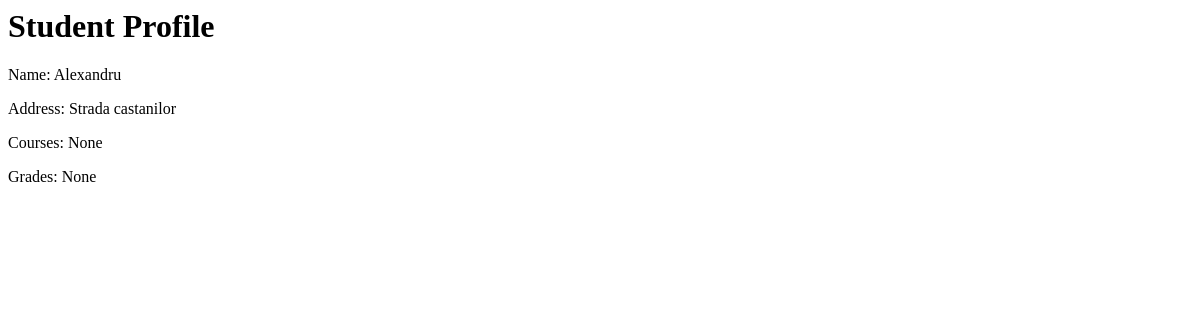
Before: /student/1 (signed in) with the older database file.
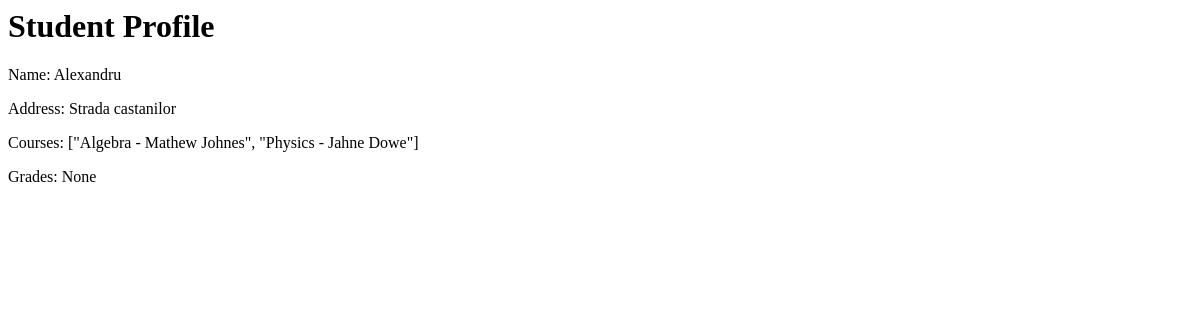
After: the same page with the newer database file.
### app.py (models this page shows, shortened)
class Student(db.Model):
    id = db.Column(db.Integer, primary_key=True)
    user_id = db.Column(db.Integer, db.ForeignKey('user.id'), nullable=False)
    name = db.Column(db.String(100), nullable=False)
    address = db.Column(db.String(200), nullable=False)
    courses = db.Column(db.Text, nullable=True) # Store as JSON or comma-separated values
    grades = db.Column(db.Text, nullable=True)  # Store as JSON or other formats
    group = db.Column(db.Text, nullable=True)   # Student group. 311CA 322CC 432CB
    user = db.relationship('User', back_populates='student')

### app.py (the view)
@app.route('/student/<int:student_id>')
@login_required
def view_student(student_id):
    if current_user.role != 'student':
        return redirect(url_for('home'))
    student_data = current_user.student
    return render_template('student_profile.html', student=student_data)

### app.py (called while the page is built)
@login_manager.user_loader
def load_user(user_id):
    return User.query.get(int(user_id))

### templates/student_profile.html
<h1>Student Profile</h1>
<p>Name: {{ student.name }}</p>
<p>Address: {{ student.address }}</p>
<p>Courses: {{ student.courses }}</p>
<p>Grades: {{ student.grades }}</p>

Changed rows visible on the page:
changed Student "Alexandru": courses "None" → "[\"Algebra - Mathew Johnes\", \"Physics - Jahne Dowe\"]"
